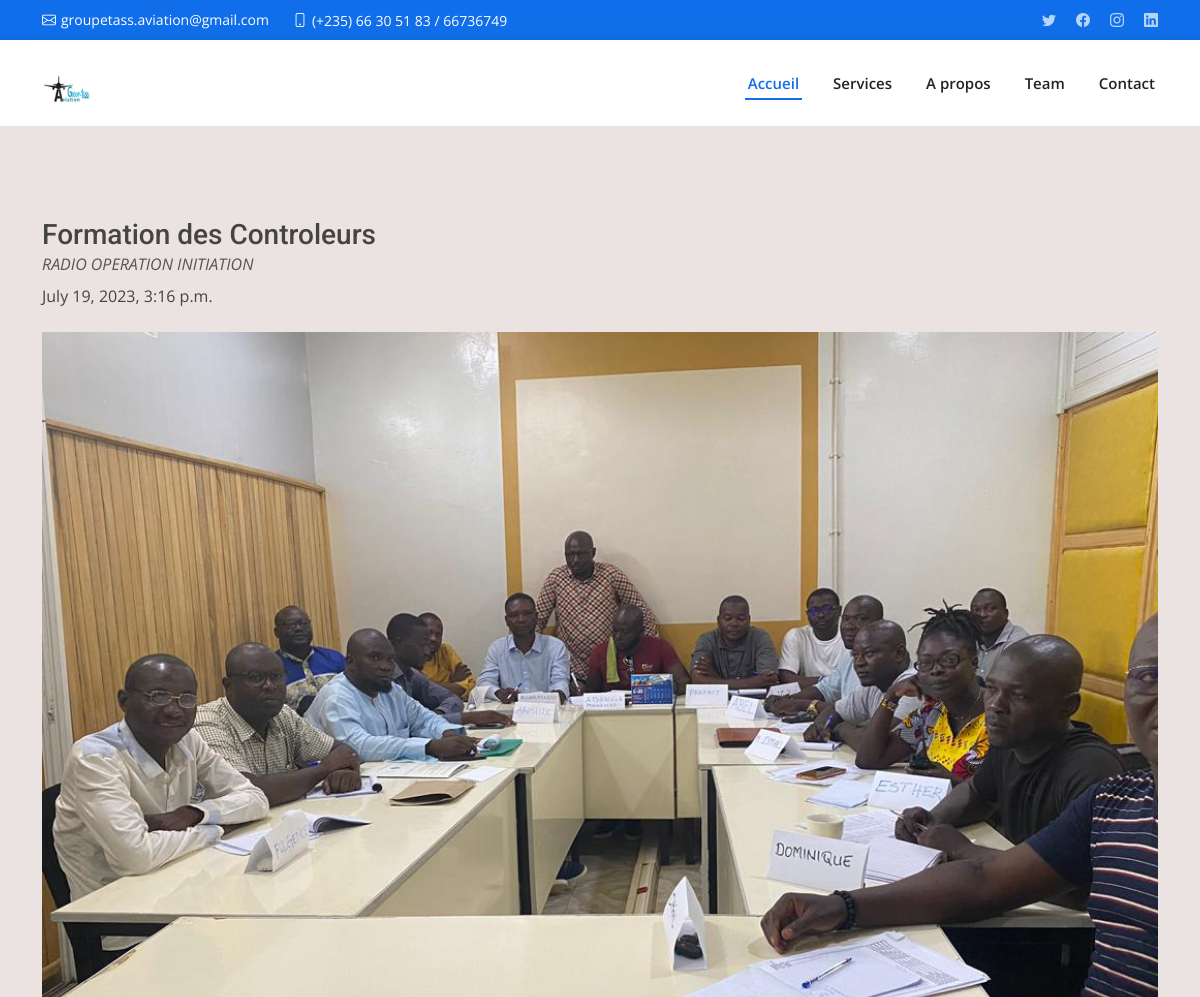
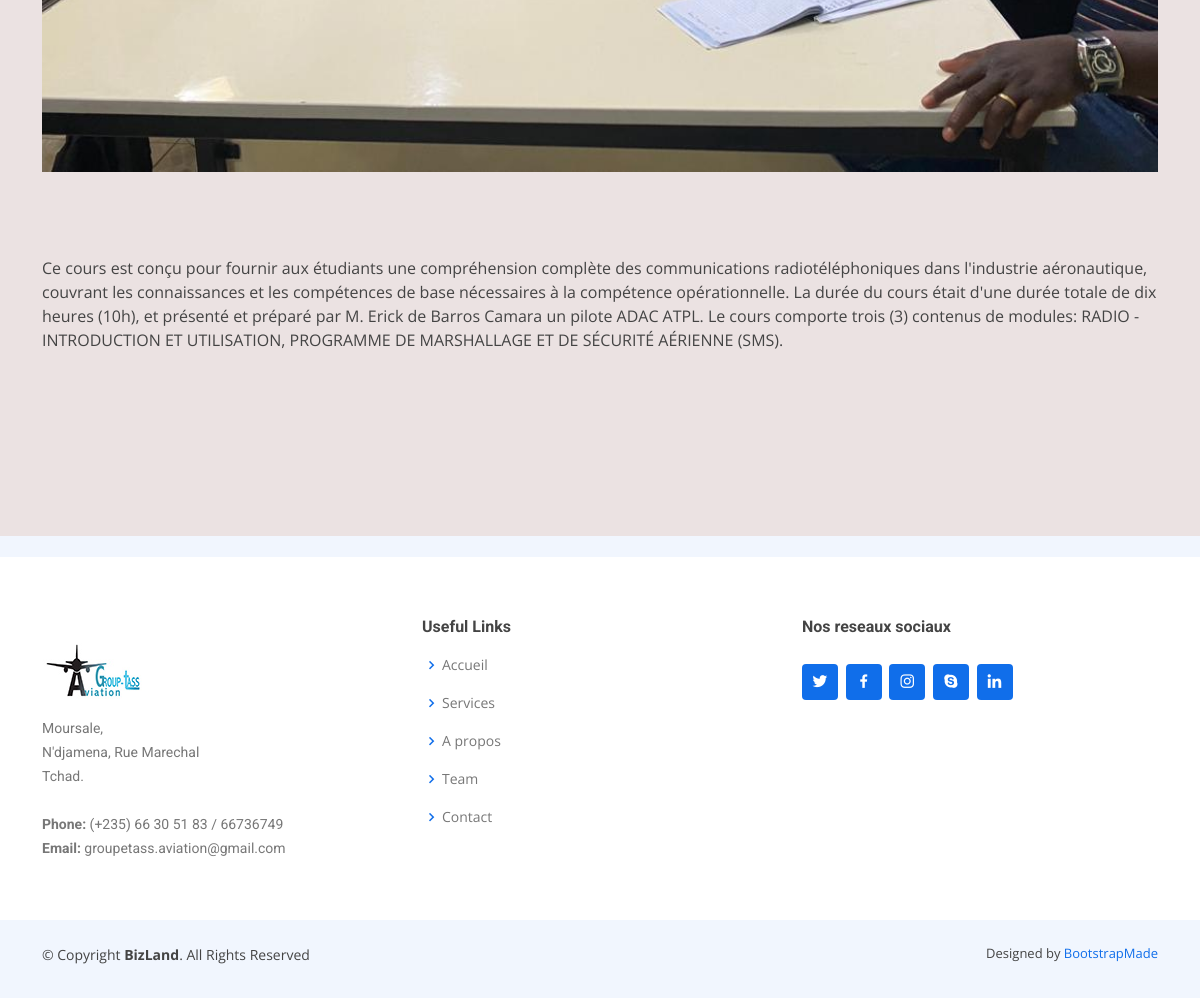
The app's page /detail/2 with its own data (2 pictures, top to bottom).
### GroupTassApp/models.py (models this page shows)
class Annonce(models.Model):
    title=models.CharField(max_length=255)
    intro=models.TextField()
    slug=models.CharField(max_length=100)
    body=models.TextField()
    date_pub=models.DateTimeField(auto_now=True)
    img=models.ImageField(upload_to='media', blank=True,null=True)
    class Meta:
        ordering=['date_pub']

### GroupTassApp/views.py (the view)
# urls.py: path('detail/<id>',views.details,name="detail"),
def details(request,id):
    info=Annonce.objects.get(id=id)
    return render(request,'detail.html',context={'info':info})

### GroupTassApp/templates/detail.html (shortened to what this page needs)
{% extends 'base.html' %}
{% block content %}
<section style="background-color: rgb(235, 226, 226);">
    <div class="container">
       <div class="row">
               <article>
                   <header class="mb-4">
                       <h3 class="card-title">{{info.title}}</h3>
                       <div class="text-muted fst-italic mb-2">
                           <p class="card-text">{{info.intro}}</p>
                       </div>
                       <p>{{info.date_pub}}</p>
                   </header>
                   <figure class="mb-4"><img class="card-img-top" src="{{info.img.url}}"  alt=""></figure>
                   <section class="mb-5">
                       <p>{{info.body}}</p>
                   </section>
               </article>
            </div>
        </div>
    </section>
{% endblock%}

### GroupTassApp/static/assets/css/style.css (style rules this page uses)
body { font-family: "Open Sans", sans-serif; color: #444444; }
h1, h2, h3, h4, h5, h6 { font-family: "Roboto", sans-serif; }
section { padding: 60px 0; overflow: hidden; }

### records on screen
Annonce: title "Formation des Controleurs", intro "RADIO OPERATION INITIATION", date_pub "July 19, 2023, 3:16 p.m.", img (picture), body "Ce cours est conçu pour fournir aux étudiants une compréhension complète des communications radiotéléphoniques dans l'industrie aéronautique, couvrant les connaissances et les compétences de base nécessaires à la compétence opérationnelle. La durée du cours était d'une durée totale de dix heures (10h), et présenté et préparé par M. Erick de Barros Camara un pilote ADAC ATPL. Le cours comporte trois (3) contenus de modules: RADIO - INTRODUCTION ET UTILISATION, PROGRAMME DE MARSHALLAGE ET DE SÉCURITÉ AÉRIENNE (SMS)."
